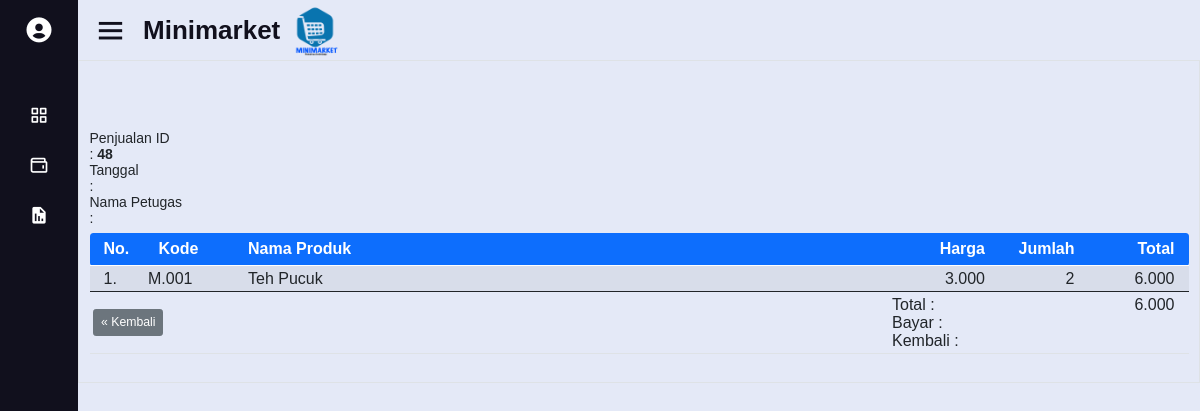
The app's page /kasir/penjualan/detail_penjualan.php?penid=48 with its own data.
### tables this page shows
CREATE TABLE `detail_penjualan` (
  `detail_id` int(11) NOT NULL,
  `kode_produk` varchar(15) DEFAULT NULL,
  `nama_produk` varchar(50) DEFAULT NULL,
  `harga` int(11) DEFAULT NULL,
  `jumlah` int(11) DEFAULT NULL,
  `penjualan_id` int(11) DEFAULT NULL
);

### kasir/penjualan/detail_penjualan.php (the view, shortened to what this page needs)
<?php
if(isset($_GET['penid'])){
	$penid=$_GET['penid'];
	$npet=$_GET['npet'];
	$tgl=$_GET['tgl'];
	$byr=$_GET['byr'];
	$kbl=$_GET['kbl'];
	$halaman=$_GET['halaman'];
?>
<html>
<!DOCTYPE html>
<html lang="en">
<head>
<?php include "../header_petugas.php" ?>
    <link rel="stylesheet" href="../../bootstrap/css/bootstrap.min.css" />
	<link rel="stylesheet" href="../../style.css">
</head>
<body>
<main class="container border py-3">
<br><br><br>
<div class="row py-2">
	<div class="col-4">
		<div class="row">
			<div class="col-4">Penjualan ID</div>
			<div class="col-8">: <b><?= $penid ?></b></div>
		</div>
		<div class="row">
			<div class="col-4">Tanggal</div>
			<div class="col-8">: <b><?= $tgl ?></b></div>
		</div>
	</div>
	<div class="col-4">
		<div class="row">
			<div class="col-4">Nama Petugas</div>
			<div class="col-8">: <b><?= $npet ?></b></div>
		</div>
	</div>
</div>
<table class="table table-hover table-striped table-sm">
	<thead class="bg-primary text-white">
		<tr>
			<th class="py-2 px-3 rounded-start" width="55px">No.</th>
			<th class="py-2 px-3" width="100px">Kode</th>
			<th class="py-2">Nama Produk</th>
			<th class="py-2 text-end" width="100px">Harga</th>
			<th class="py-2 px-3 text-end" width="100px" >Jumlah</th>
			<th class="py-2 px-3 text-end rounded-end" width="100px" >Total</th>
		</tr>
	</thead>
	<tbody>
		<?php
		include "../../config.php";
		$penid=$_GET['penid'];
		$sql="select * from detail_penjualan where penjualan_id='$penid'";
		$result=mysqli_query($koneksi,$sql);
		$no= 1;
		$jmltot=0;
		while($data=mysqli_fetch_array($result)){
			$hp=number_format($data['harga'],0,",",".");
			$jp=number_format($data['jumlah'],0,",",".");
			$total=$data['harga']*$data['jumlah'];
			$tot=number_format($total,0,",",".");
		?>
		<tr>
				<td class="px-3"><?= $no ?>.</td>
				<td><?= $data['kode_produk'] ?></td>
				<td><?= $data['nama_produk'] ?></td>
				<td align="right"><?= $hp ?></td>
				<td align="right" class="px-3"><?= $jp ?></td>
				<td align="right" class="px-3"><?= $tot ?></td>
		</tr>
		<?php
		$no++;
		$jmltot=$jmltot+$total;
		$jmltotal=number_format($jmltot,0,",",".");
		}
		?>
	</tbody>
	<tfoot>
		<tr>
			<td colspan="3" class="text-start py-1">
				<a class="btn btn-secondary btn-sm" href="index.php?halaman=<?= $halaman ?>">&laquo; Kembali</a>
			</td>
			<td class="text-start py-1">
				Total :<br>
				Bayar :<br>
				Kembali :
			</td>
			<td colspan="2" class="text-end px-3">
				<?= $jmltotal ?><br>
				<?= $byr ?><br>
				<?= $kbl ?><br>
			</td>
		</tr>
	</tfoot>
</table>
</main>
</body>
</html>
<?php } ?>

### style.css (style rules this page uses)
a { color:rgb(47, 0, 255); }
* { padding: 0; margin: 0; }
html, body { height: 100%; font: 14px "Tahoma"; }
* { margin: 0; padding: 0; box-sizing: border-box; font-family: 'Poppins', sans-serif; }
table { border-collapse: collapse; }
.col-1, .col-2, .col-3, .col-4, .col-5, .col-6, .col-7, .col-8, .col-9, .col-10, .col-11, .col-12, .col, .col-auto, .col-sm-1, .col-sm-2, .col-sm-3, .col-sm-4, .col-sm-5, .col-sm-6, .col-sm-7, .col-sm-8, .col-sm-9, .col-sm-10, .col-sm-11, .col-sm-12, .col-sm, .col-sm-auto, .col-md-1, .col-md-2, .col-md-3, .col-md-4, .col-md-5, .col-md-6, .col-md-7, .col-md-8, .col-md-9, .col-md-10, .col-md-11, .col-md-12, .col-md, .col-md-auto, .col-lg-1, .col-lg-2, .col-lg-3, .col-lg-4, .col-lg-5, .col-lg-6, .col-lg-7, .col-lg-8, .col-lg-9, .col-lg-10, .col-lg-11, .col-lg-12, .col-lg, .col-lg-auto, .col-xl-1, .col-xl-2, .col-xl-3, .col-xl-4, .col-xl-5, .col-xl-6, .col-xl-7, .col-xl-8, .col-xl-9, .col-xl-10, .col-xl-11, .col-xl-12, .col-xl, .col-xl-auto { position: relative; width: 100%; padding-right: 0.75rem; padding-left: 0.75rem; }

### records on screen
detail_penjualan: kode_produk "M.001", nama_produk "Teh Pucuk", harga "3.000", jumlah "2", tot "6.000"

### other values on screen
$penid "48"
$jmltotal "6.000"
